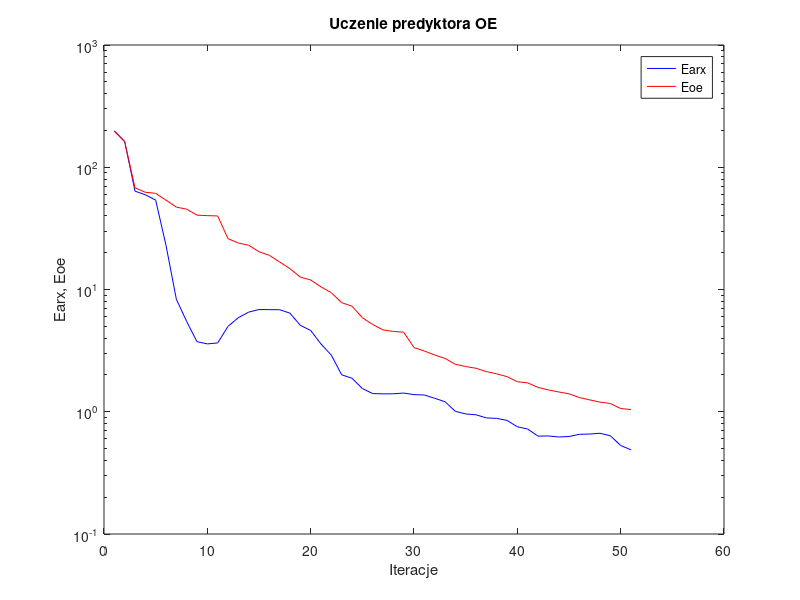
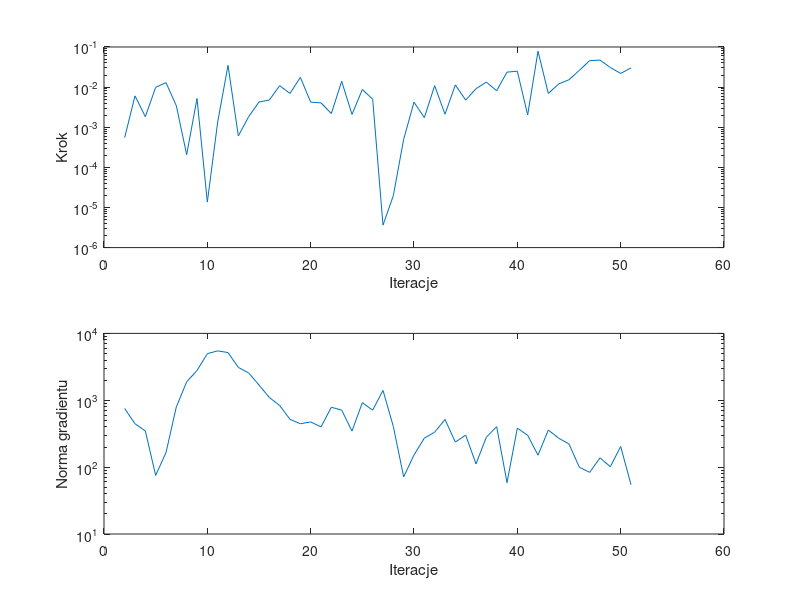

MATLAB code for these plots, in order:
%uczenie predyktora oe
clear all;
n=0; farx(n+1)=1.984547e+002; foe(n+1)=1.970864e+002; wspucz(n+1)=0.000000e+000; ng(n+1)=0.000000e+000;
%odnowa zmiennej metryki
n=1; farx(n+1)=1.624980e+002; foe(n+1)=1.621040e+002; krok(n+1)=5.504055e-004; ng(n+1)=7.526622e+002;
n=2; farx(n+1)=6.378704e+001; foe(n+1)=6.796493e+001; krok(n+1)=6.042575e-003; ng(n+1)=4.455674e+002;
n=3; farx(n+1)=5.953708e+001; foe(n+1)=6.240111e+001; krok(n+1)=1.830478e-003; ng(n+1)=3.474175e+002;
n=4; farx(n+1)=5.383341e+001; foe(n+1)=6.123036e+001; krok(n+1)=9.876893e-003; ng(n+1)=7.526974e+001;
n=5; farx(n+1)=2.296047e+001; foe(n+1)=5.386464e+001; krok(n+1)=1.291090e-002; ng(n+1)=1.650911e+002;
n=6; farx(n+1)=8.336992e+000; foe(n+1)=4.719503e+001; krok(n+1)=3.427028e-003; ng(n+1)=7.970520e+002;
n=7; farx(n+1)=5.473788e+000; foe(n+1)=4.543595e+001; krok(n+1)=2.064885e-004; ng(n+1)=1.882278e+003;
n=8; farx(n+1)=3.743787e+000; foe(n+1)=4.056672e+001; krok(n+1)=5.197906e-003; ng(n+1)=2.789708e+003;
n=9; farx(n+1)=3.589164e+000; foe(n+1)=4.020373e+001; krok(n+1)=1.361415e-005; ng(n+1)=4.974959e+003;
n=10; farx(n+1)=3.654550e+000; foe(n+1)=3.995838e+001; krok(n+1)=1.338974e-003; ng(n+1)=5.476657e+003;
n=11; farx(n+1)=4.989247e+000; foe(n+1)=2.605904e+001; krok(n+1)=3.481722e-002; ng(n+1)=5.169153e+003;
n=12; farx(n+1)=5.882137e+000; foe(n+1)=2.400329e+001; krok(n+1)=6.090040e-004; ng(n+1)=3.101029e+003;
n=13; farx(n+1)=6.530492e+000; foe(n+1)=2.302929e+001; krok(n+1)=1.830478e-003; ng(n+1)=2.560830e+003;
n=14; farx(n+1)=6.858205e+000; foe(n+1)=2.037340e+001; krok(n+1)=4.255284e-003; ng(n+1)=1.689099e+003;
n=15; farx(n+1)=6.843433e+000; foe(n+1)=1.904484e+001; krok(n+1)=4.761479e-003; ng(n+1)=1.099220e+003;
n=16; farx(n+1)=6.834683e+000; foe(n+1)=1.679156e+001; krok(n+1)=1.086709e-002; ng(n+1)=8.351170e+002;
n=17; farx(n+1)=6.401934e+000; foe(n+1)=1.481459e+001; krok(n+1)=6.951230e-003; ng(n+1)=5.186785e+002;
n=18; farx(n+1)=5.090602e+000; foe(n+1)=1.262971e+001; krok(n+1)=1.750226e-002; ng(n+1)=4.453691e+002;
n=19; farx(n+1)=4.622398e+000; foe(n+1)=1.197126e+001; krok(n+1)=4.221744e-003; ng(n+1)=4.743170e+002;
n=20; farx(n+1)=3.584236e+000; foe(n+1)=1.050572e+001; krok(n+1)=4.049572e-003; ng(n+1)=3.988914e+002;
n=21; farx(n+1)=2.901509e+000; foe(n+1)=9.418764e+000; krok(n+1)=2.187783e-003; ng(n+1)=7.864464e+002;
n=22; farx(n+1)=2.006674e+000; foe(n+1)=7.805486e+000; krok(n+1)=1.399673e-002; ng(n+1)=7.126362e+002;
n=23; farx(n+1)=1.878971e+000; foe(n+1)=7.299766e+000; krok(n+1)=2.080994e-003; ng(n+1)=3.457570e+002;
n=24; farx(n+1)=1.549346e+000; foe(n+1)=5.888519e+000; krok(n+1)=8.704305e-003; ng(n+1)=9.218107e+002;
n=25; farx(n+1)=1.408071e+000; foe(n+1)=5.174881e+000; krok(n+1)=5.003630e-003; ng(n+1)=7.116147e+002;
%odnowa zmiennej metryki
n=26; farx(n+1)=1.400738e+000; foe(n+1)=4.674958e+000; krok(n+1)=3.632716e-006; ng(n+1)=1.404567e+003;
n=27; farx(n+1)=1.402473e+000; foe(n+1)=4.537632e+000; krok(n+1)=1.976919e-005; ng(n+1)=4.051625e+002;
n=28; farx(n+1)=1.422551e+000; foe(n+1)=4.474601e+000; krok(n+1)=5.018139e-004; ng(n+1)=7.143118e+001;
n=29; farx(n+1)=1.380589e+000; foe(n+1)=3.351652e+000; krok(n+1)=4.221744e-003; ng(n+1)=1.521122e+002;
n=30; farx(n+1)=1.370806e+000; foe(n+1)=3.139716e+000; krok(n+1)=1.739067e-003; ng(n+1)=2.713839e+002;
n=31; farx(n+1)=1.288665e+000; foe(n+1)=2.912599e+000; krok(n+1)=1.086709e-002; ng(n+1)=3.333964e+002;
n=32; farx(n+1)=1.208265e+000; foe(n+1)=2.733939e+000; krok(n+1)=2.110724e-003; ng(n+1)=5.165072e+002;
n=33; farx(n+1)=1.007753e+000; foe(n+1)=2.445115e+000; krok(n+1)=1.131031e-002; ng(n+1)=2.371290e+002;
n=34; farx(n+1)=9.598644e-001; foe(n+1)=2.343696e+000; krok(n+1)=4.738412e-003; ng(n+1)=3.013877e+002;
n=35; farx(n+1)=9.442989e-001; foe(n+1)=2.268131e+000; krok(n+1)=9.127324e-003; ng(n+1)=1.117993e+002;
n=36; farx(n+1)=8.907205e-001; foe(n+1)=2.131325e+000; krok(n+1)=1.333847e-002; ng(n+1)=2.802045e+002;
n=37; farx(n+1)=8.826120e-001; foe(n+1)=2.042236e+000; krok(n+1)=8.108299e-003; ng(n+1)=4.033454e+002;
n=38; farx(n+1)=8.499329e-001; foe(n+1)=1.937369e+000; krok(n+1)=2.362755e-002; ng(n+1)=5.860112e+001;
n=39; farx(n+1)=7.538027e-001; foe(n+1)=1.761025e+000; krok(n+1)=2.490870e-002; ng(n+1)=3.833056e+002;
n=40; farx(n+1)=7.221428e-001; foe(n+1)=1.722747e+000; krok(n+1)=2.021294e-003; ng(n+1)=2.990749e+002;
n=41; farx(n+1)=6.316964e-001; foe(n+1)=1.582408e+000; krok(n+1)=7.841323e-002; ng(n+1)=1.507116e+002;
n=42; farx(n+1)=6.339457e-001; foe(n+1)=1.509483e+000; krok(n+1)=6.947618e-003; ng(n+1)=3.590376e+002;
n=43; farx(n+1)=6.217187e-001; foe(n+1)=1.451331e+000; krok(n+1)=1.199953e-002; ng(n+1)=2.706555e+002;
n=44; farx(n+1)=6.275016e-001; foe(n+1)=1.402979e+000; krok(n+1)=1.525264e-002; ng(n+1)=2.221096e+002;
n=45; farx(n+1)=6.538927e-001; foe(n+1)=1.307441e+000; krok(n+1)=2.617232e-002; ng(n+1)=9.963823e+001;
n=46; farx(n+1)=6.572356e-001; foe(n+1)=1.250658e+000; krok(n+1)=4.568872e-002; ng(n+1)=8.352164e+001;
n=47; farx(n+1)=6.668817e-001; foe(n+1)=1.198917e+000; krok(n+1)=4.715694e-002; ng(n+1)=1.377282e+002;
n=48; farx(n+1)=6.364794e-001; foe(n+1)=1.167590e+000; krok(n+1)=3.079079e-002; ng(n+1)=1.014933e+002;
n=49; farx(n+1)=5.298008e-001; foe(n+1)=1.062525e+000; krok(n+1)=2.191235e-002; ng(n+1)=2.036956e+002;
n=50; farx(n+1)=4.879090e-001; foe(n+1)=1.043021e+000; krok(n+1)=3.012318e-002; ng(n+1)=5.452248e+001;

figure; semilogy(farx,'b'); hold on; semilogy(foe,'r'); xlabel('Iteracje'); ylabel('Earx, Eoe'); legend('Earx','Eoe'); title('Uczenie predyktora OE');
figure; subplot(2,1,1); semilogy(krok); xlabel('Iteracje'); ylabel('Krok');
subplot(2,1,2); semilogy(ng); xlabel('Iteracje'); ylabel('Norma gradientu');
Earx=farx(n+1)
Eoe=foe(n+1)
